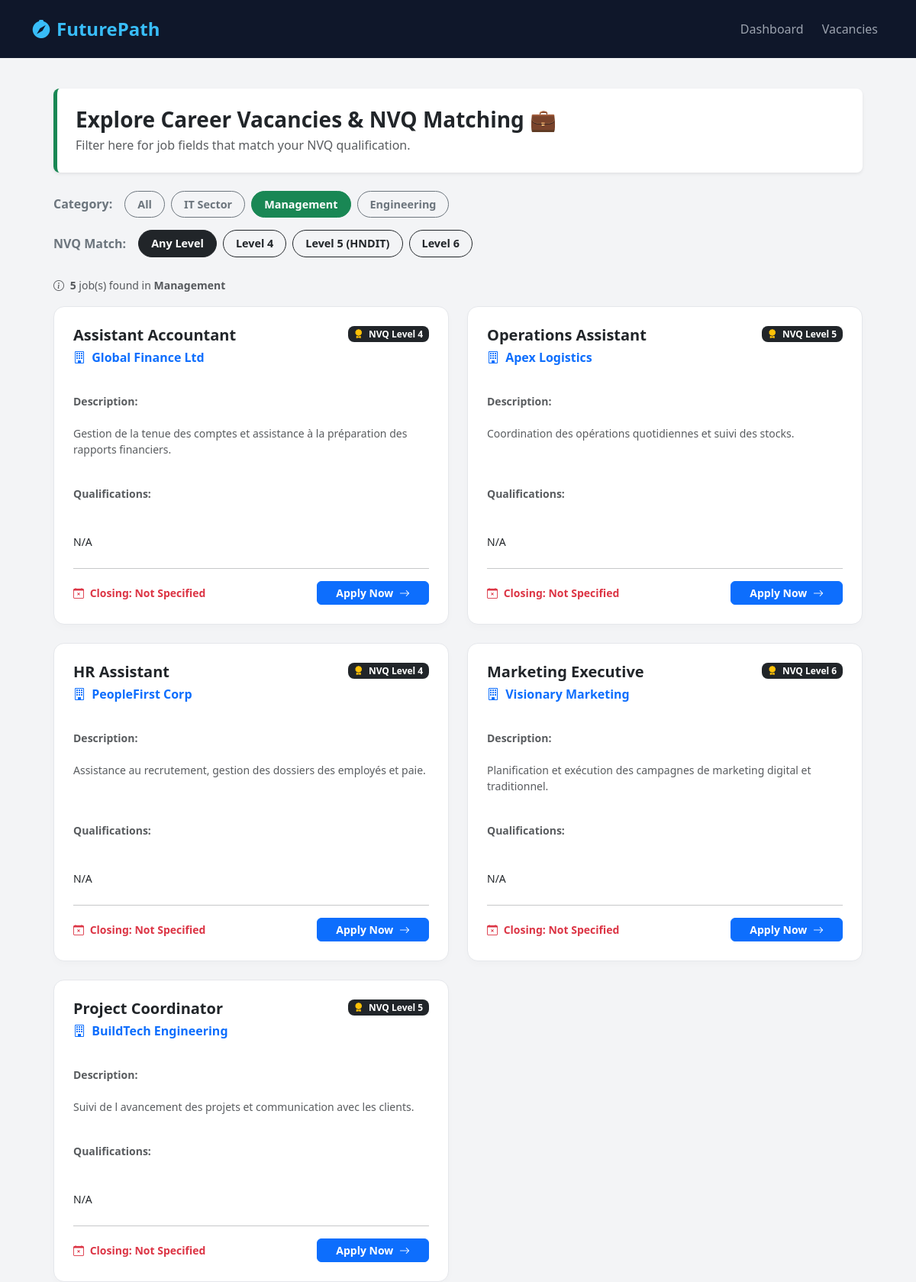
Page /view_jobs.php?category=Management (signed in) on the committed database.
### tables this page shows
CREATE TABLE `jobs` (
  `job_id` int(11) NOT NULL,
  `job_title` varchar(255) NOT NULL,
  `company_name` varchar(255) DEFAULT NULL,
  `category` varchar(100) DEFAULT NULL,
  `nvq_level` varchar(50) DEFAULT NULL,
  `description` text DEFAULT NULL,
  `qualifications` text DEFAULT NULL,
  `closing_date` date DEFAULT NULL,
  `created_at` timestamp NOT NULL DEFAULT current_timestamp(),
  `company_id` int(11) DEFAULT NULL
);

### view_jobs.php (the view, shortened to what this page needs)
<?php
include 'config/db.php';
$category_filter = isset($_GET['category']) ? trim($_GET['category']) : '';
$nvq_filter = isset($_GET['nvq_level']) ? trim($_GET['nvq_level']) : '';
$jobs = [];
try {
    $sql = "SELECT * FROM jobs WHERE 1=1";
    $params = [];
    if (!empty($category_filter)) {
        $sql .= " AND LOWER(category) LIKE LOWER(:category)";
        $params[':category'] = $category_filter . '%';
    }
    $sql .= " ORDER BY created_at DESC";
    $stmt = $conn->prepare($sql);
    $stmt->execute($params);
    $jobs = $stmt->fetchAll(PDO::FETCH_ASSOC);
} catch (PDOException $e) {
    $jobs = [];
}
?>
<!DOCTYPE html>
<html lang="en">
<head>
    <link href="https://cdn.jsdelivr.net/npm/bootstrap@5.3.2/dist/css/bootstrap.min.css" rel="stylesheet">
    <link rel="stylesheet" href="https://cdn.jsdelivr.net/npm/bootstrap-icons@1.11.1/font/bootstrap-icons.css">
</head>
<body>
    <nav class="navbar navbar-expand-lg custom-navbar">
        <div class="container-fluid" style="max-width: 1200px; margin: 0 auto;">
            <a class="navbar-brand" href="student_dashboard.php">
                <i class="bi bi-compass-fill me-2"></i>FuturePath
            </a>
            <div class="collapse navbar-collapse justify-content-end">
                <ul class="navbar-nav gap-2">
                    <li class="nav-item">
                        <a class="nav-link" href="student_dashboard.php">Dashboard</a>
                    </li>
                    <li class="nav-item">
                        <a class="nav-link active" href="view_jobs.php">Vacancies</a>
                    </li>
                </ul>
            </div>
        </div>
    </nav>
    <div class="main-container">
        <div class="p-4 bg-white rounded-3 shadow-sm mb-4 border-start border-success border-5">
            <h3 class="fw-bold text-dark m-0">Explore Career Vacancies & NVQ Matching 💼</h3>
            <p class="text-muted m-0 mt-1">Filter here for job fields that match your NVQ qualification.</p>
        </div>
        <div class="d-flex gap-2 flex-wrap mb-3">
            <span class="align-self-center fw-bold text-secondary me-2">Category:</span>
            <a href="view_jobs.php"
               class="btn filter-btn <?php echo empty($category_filter) ? 'btn-success' : 'btn-outline-secondary'; ?>">
                All
            </a>
            <a href="view_jobs.php?category=IT&nvq_level=<?php echo urlencode($nvq_filter); ?>"
               class="btn filter-btn <?php echo strtolower($category_filter) === 'it' ? 'btn-success' : 'btn-outline-secondary'; ?>">
                IT Sector
            </a>
            <a href="view_jobs.php?category=Management&nvq_level=<?php echo urlencode($nvq_filter); ?>"
               class="btn filter-btn <?php echo strtolower($category_filter) === 'management' ? 'btn-success' : 'btn-outline-secondary'; ?>">
                Management
            </a>
            <a href="view_jobs.php?category=Engineering&nvq_level=<?php echo urlencode($nvq_filter); ?>"
               class="btn filter-btn <?php echo strtolower($category_filter) === 'engineering' ? 'btn-success' : 'btn-outline-secondary'; ?>">
                Engineering
            </a>
        </div>
        <div class="d-flex gap-2 flex-wrap mb-4">
            <span class="align-self-center fw-bold text-secondary me-2">NVQ Match:</span>
            <a href="view_jobs.php?category=<?php echo urlencode($category_filter); ?>"
               class="btn filter-btn <?php echo empty($nvq_filter) ? 'btn-dark' : 'btn-outline-dark'; ?>">
                Any Level
            </a>
            <a href="view_jobs.php?category=<?php echo urlencode($category_filter); ?>&nvq_level=NVQ Level 4"
               class="btn filter-btn <?php echo $nvq_filter === 'NVQ Level 4' ? 'btn-dark' : 'btn-outline-dark'; ?>">
                Level 4
            </a>
            <a href="view_jobs.php?category=<?php echo urlencode($category_filter); ?>&nvq_level=NVQ Level 5"
               class="btn filter-btn <?php echo $nvq_filter === 'NVQ Level 5' ? 'btn-dark' : 'btn-outline-dark'; ?>">
                Level 5 (HNDIT)
            </a>
            <a href="view_jobs.php?category=<?php echo urlencode($category_filter); ?>&nvq_level=NVQ Level 6"
               class="btn filter-btn <?php echo $nvq_filter === 'NVQ Level 6' ? 'btn-dark' : 'btn-outline-dark'; ?>">
                Level 6
            </a>
        </div>
        <div class="mb-3">
            <small class="text-muted">
                <i class="bi bi-info-circle me-1"></i>
                <strong><?php echo count($jobs); ?></strong> job(s) found
                <?php if (!empty($category_filter)): ?>
                    in <strong><?php echo htmlspecialchars($category_filter); ?></strong>
                <?php endif; ?>
            </small>
        </div>
        <div class="row g-4">
            <?php if (count($jobs) > 0): ?>
                <?php foreach ($jobs as $job): ?>
                    <div class="col-md-6">
                        <div class="job-card d-flex flex-column h-100">
                            <div class="d-flex justify-content-between align-items-start mb-2">
                                <h4 class="fw-bold text-dark m-0 fs-5"><?php echo htmlspecialchars($job['job_title']); ?></h4>
                                <span class="badge bg-dark text-white px-2.5 py-1.5 rounded-3 small">
                                    <i class="bi bi-award-fill me-1 text-warning"></i>
                                    <?php echo htmlspecialchars($job['nvq_level']); ?>
                                </span>
                            </div>
                            <h6 class="text-primary fw-semibold mb-3">
                                <i class="bi bi-building me-1"></i>
                                <?php echo htmlspecialchars($job['company_name']); ?>
                            </h6>
                            <p class="text-muted small mb-3 flex-grow-1" style="white-space: pre-line;">
                                <strong>Description:</strong><br>
                                <?php echo htmlspecialchars($job['description']); ?>
                            </p>
                            <p class="text-muted small mb-4" style="white-space: pre-line;">
                                <strong>Qualifications:</strong><br>
                                <span class="text-dark fw-medium">
                                    <?php echo htmlspecialchars($job['qualifications'] ?? 'N/A'); ?>
                                </span>
                            </p>
                            <hr class="mt-auto opacity-25">
                            <div class="d-flex justify-content-between align-items-center">
                                <span class="text-danger small fw-semibold">
                                    <i class="bi bi-calendar-x me-1"></i>
                                    Closing: <?php echo htmlspecialchars($job['closing_date'] ?? 'Not Specified'); ?>
                                </span>
                                <a href="apply_job.php?job_id=<?php echo $job['job_id']; ?>" class="btn btn-sm btn-primary px-4 rounded-2 fw-semibold">
                                    Apply Now <i class="bi bi-arrow-right ms-1"></i>
                                </a>
                            </div>
                        </div>
                    </div>
                <?php endforeach; ?>
            <?php endif; ?>
        </div>
    </div>
</body>
</html>

### view_jobs.php (style rules this page uses)
html, body { height: 100%; margin: 0; background-color: #f3f4f6; font-family: 'Segoe UI', system-ui, sans-serif; }
.custom-navbar { background-color: #0f172a !important; padding: 15px 30px; }
.custom-navbar .navbar-brand { font-weight: 800; font-size: 1.5rem; color: #38bdf8 !important; }
.custom-navbar .nav-link { color: #9ca3af !important; font-weight: 500; }
.main-container { max-width: 1100px; margin: 40px auto; padding: 0 20px; }
.job-card { background: white; border-radius: 14px; padding: 25px; box-shadow: 0 4px 10px rgba(0,0,0,0.02); border: 1px solid #e5e7eb; transition: transform 0.2s; }
.filter-btn { border-radius: 20px; font-weight: 600; padding: 6px 16px; font-size: 0.9rem; }

### rows in the picture
jobs: job_title "Assistant Accountant", nvq_level "NVQ Level 4", company_name "Global Finance Ltd", description "Gestion de la tenue des comptes et assistance à la préparation des rapports financiers.", qualifications "N/A", closing_date "Not Specified"
jobs: job_title "Operations Assistant", nvq_level "NVQ Level 5", company_name "Apex Logistics", description "Coordination des opérations quotidiennes et suivi des stocks.", qualifications "N/A", closing_date "Not Specified"
jobs: job_title "HR Assistant", nvq_level "NVQ Level 4", company_name "PeopleFirst Corp", description "Assistance au recrutement, gestion des dossiers des employés et paie.", qualifications "N/A", closing_date "Not Specified"
jobs: job_title "Marketing Executive", nvq_level "NVQ Level 6", company_name "Visionary Marketing", description "Planification et exécution des campagnes de marketing digital et traditionnel.", qualifications "N/A", closing_date "Not Specified"
jobs: job_title "Project Coordinator", nvq_level "NVQ Level 5", company_name "BuildTech Engineering", description "Suivi de l avancement des projets et communication avec les clients.", qualifications "N/A", closing_date "Not Specified"

### other values in the picture
count($jobs) "5"
$category_filter "Management"
